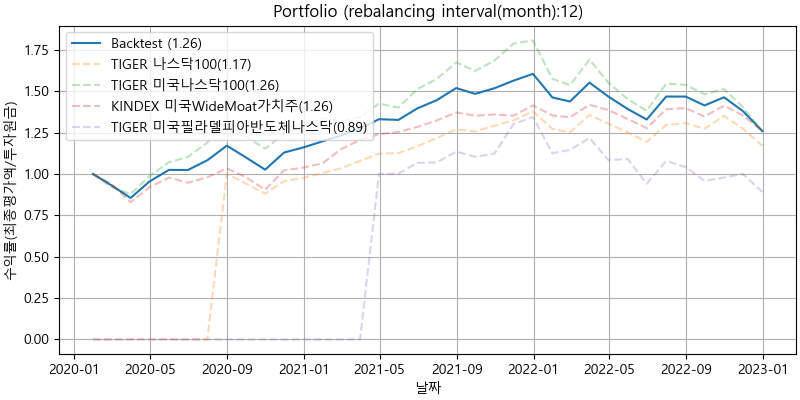

Reproduce this figure in Python.
# %%
'''
https://j-smallworld.tistory.com/15
리밸런싱 백테스트
'''
import requests
import json 
import pandas as pd 
from bs4 import BeautifulSoup
import re
from datetime import datetime, timedelta
from dateutil.relativedelta import relativedelta
import numpy as np

import matplotlib as rc
rc.use('TkAgg')
import matplotlib.pyplot as plt
import platform
if platform.system() == 'Darwin': #맥
    plt.rcParams['font.family'] ='AppleGothic'
elif platform.system() == 'Windows': #윈도우
    plt.rcParams['font.family'] = 'Malgun Gothic'
elif platform.system() == 'Linux': #리눅스
    plt.rcParams['font.family'] = 'Malgun Gothic' 
plt.rcParams['axes.unicode_minus'] = False #한글 폰트 사용시 마이너스 폰트 깨짐 해결


# 종목코드별 상장일
def get_stock_origintime(code): 
    """ 
    Naver 금융 데이터 페이지를 크롤링하여 특정 종목의 상장일 획득
    :param code: 종목 코드 
    :return: 종목코드 시작일자(origintime) 
    """ 
    
    stock_data = []
    url = "https://fchart.stock.naver.com/sise.nhn?symbol={}&timeframe=day&count=1&requestType=0".format(code) 
    html = requests.get(url).text 
    soup = BeautifulSoup(html, "xml") 
    origintime = soup.select_one("chartdata")['origintime'] 
     
    return origintime


# 주가 데이터 조회
def get_stock_data(code, from_date, to_date):
    """
    Naver 금융 데이터 페이지를 크롤링하여 주가 기록 조회
    :param code: 종목 코드
    :param from_date: 조회 시작일자
    :param to_date: 조회 종료일자
    :return: 해당 종목 코드의 일자, 시가, 고가, 저가, 종가, 거래량 데이터프레임
    """

    from_date = str(from_date)
    to_date = str(to_date)
    count = (datetime.today() - datetime.strptime(from_date, "%Y%m%d")).days + 1
    
    stock_data = []
    url = "https://fchart.stock.naver.com/sise.nhn?symbol={}&timeframe=day&count={}&requestType=0".format(code, count)
    html = requests.get(url).text
    soup = BeautifulSoup(html, "xml")
    data = soup.findAll('item')
    for row in data:
        daily_history = re.findall(r"[-+]?\d*\.\d+|\d+", str(row))
        if int(daily_history[0]) >= int(from_date) and int(daily_history[0]) <= int(to_date):
            daily_history[0] = datetime.strptime(daily_history[0], "%Y%m%d")
            daily_history[1] = float(daily_history[1])
            daily_history[2] = float(daily_history[2])
            daily_history[3] = float(daily_history[3])
            daily_history[4] = float(daily_history[4])
            daily_history[5] = float(daily_history[5])
            stock_data.append(daily_history)

    df = pd.DataFrame(stock_data, columns=['date', 'price', 'high', 'low', 'close', 'vol'])
    df.set_index(keys='date', inplace=True)
    return df


# 리밸런싱 하는 경우
def buy_stock(money, stock_price, last_stock_num, stock_rate):
    '''
    총 평가금액을 기준으로 설정 비율대로 리밸런싱 수행
    '''
    if stock_price == 0:
        return money, 0, 0  

    stock_num = money * stock_rate // stock_price
    stock_money = stock_num * stock_price
    if last_stock_num < stock_num:
        fee = 0.00015 # 매수 수수료
    else:
        fee = 0.0023 # 매도 수수료
    buy_sell_fee = abs(last_stock_num - stock_num) * stock_price * fee
    while stock_num > 0 and money < (stock_money + buy_sell_fee):
        stock_num -= 1
        stock_money = stock_num * stock_price
        buy_sell_fee = abs(last_stock_num - stock_num) * stock_price * fee

    money -= (stock_money + buy_sell_fee)
    return money, stock_num, stock_money


# 월 적립만 하는 경우
def buy_stock_more(money, stock_price, last_stock_num, stock_rate):
    '''
    StockInfo.json 에서 interval_month 을 0으로 설정하는 경우
    기존 구매한 종목에 대해서는 리밸런싱 하지 않고
    추가 투자 금액만 가지고 비율대로 매수만 수행
    '''
    if stock_price == 0:
        return money, 0, 0

    stock_num = money * stock_rate // stock_price
    stock_money = stock_num * stock_price
    if last_stock_num < stock_num:
        fee = 0.001 # 매수 수수료
    else:
        fee = 0.001 # 매도 수수료
    buy_sell_fee = stock_num * stock_price * fee
    while stock_num > 0 and money < (stock_money + buy_sell_fee):
        stock_num -= 1
        stock_money = stock_num * stock_price
        buy_sell_fee = stock_num * stock_price * fee
    money -= (stock_money + buy_sell_fee)

    # 추가 매수한 만큼 더해준다
    stock_num = stock_num + last_stock_num
    stock_money = stock_num * stock_price

    return money, stock_num, stock_money


def get_ratio(names, prices, ratios):
    '''
    상장일이 모두 다르기 때문에 특정 기간 동안에는 일부 종목이 매수되지 않게 된다.
    이때는 상장 되어있는 종목으로만 구성하여 자산 비율을 재계산 한다.
    예) 4개의 종목을 각각 25%씩 구성 -> 백테스팅 기간 중 앞에 1년은 두 개 종목만 상장되어 있는 상태.
       상장된 두 개의 종목 구성 비율을 50%로 설정하여 현금을 최대한 투자에 사용하도록 함.
    
    현금이 남더라도 기존 설정 비율대로만 매수하도록 테스트 할 경우, 이 함수 맨 마지막 한 줄을 다음과 같이 변경하여 사용
    return new_ratios --> return ratios
    '''
    total_ratio = 0
    new_ratios = []
    for name in names:
        if prices[name] > 0:
            total_ratio += ratios[names.index(name)]
            new_ratios.append(ratios[names.index(name)])
        else:
            new_ratios.append(0)

    for i in range(len(new_ratios)):
        new_ratios[i] = round(new_ratios[i] * 1 / total_ratio, 2)

    return new_ratios

def get_month_end_data(df):
    df.index = pd.to_datetime(df.index)  # 인덱스를 DatetimeIndex로 변환
    return df.resample('ME').last()

def calculate_sharpe_ratio_and_std(df, risk_free_rate=0.01):
    df.index = pd.to_datetime(df.index)  # 인덱스를 DatetimeIndex로 변환
    df['monthly_return'] = df['backtest'].pct_change().dropna()  # 월간 수익률 계산 후 결측치 제거
    
    # 월간 수익률의 평균 계산
    mean_monthly_return = df['monthly_return'].mean()
    
    # 월간 수익률의 표준편차 계산
    monthly_std_dev = df['monthly_return'].std()
    
    # 누적 수익률 계산
    cumulative_return = df['backtest'].iloc[-1] / df['backtest'].iloc[0] - 1
    
    # 연간 수익률 계산
    total_period_years = (df.index[-1] - df.index[0]).days / 365.25
    annual_return = (1 + cumulative_return) ** (1 / total_period_years) - 1
    
    # 연간 표준편차로 변환
    annual_std_dev = monthly_std_dev * np.sqrt(12)
    
    # 샤프 비율 계산
    sharpe_ratio = (annual_return - risk_free_rate) / annual_std_dev
    

    
    return round(sharpe_ratio, 2), round(annual_std_dev * 100, 2), round(annual_return, 2)


def back_test_portfolio(money: int, interval: int, start_day: str, end_day: str, stock_list, start_from_latest_stock: str):

    total_invest_money = money

    stock_code = []
    stock_name = []
    stock_ratio = []

    for sss in stock_list:
        stock_code.append(sss[0])
        stock_name.append(sss[1])
        stock_ratio.append(sss[2])

    if sum(stock_ratio) > 1:
        print("ERROR!!! sum of ratio is over than 1.0")
        return

    first_date = 0
    for i in stock_code:
        org_time = get_stock_origintime(i)
        if start_from_latest_stock == "true":
            if first_date == 0 or first_date < org_time:
                first_date = org_time
        else:
            if first_date == 0 or first_date > org_time:
                first_date = org_time

    # 백테스팅 시작 날짜가 주식 리스트 중 가장 첫 상장일보다 빠른 경우 보정
    if first_date > start_day:
        start_day = first_date
    
    start_date = datetime.strptime(start_day, '%Y%m%d')  # 조회시작일

    cal_days = (datetime.strptime(end_day, "%Y%m%d") - start_date).days
    
    df = pd.DataFrame() 

    for i in range(len(stock_code)): 
        df_close = get_stock_data(stock_code[i], start_day, end_day)['close']
        df_close = df_close.rename(stock_name[i])  # 열 이름을 종목 이름으로 변경
        df_close.index = pd.to_datetime(df_close.index)  # 인덱스를 DatetimeIndex로 변환
        df_close = get_month_end_data(df_close)  # 월말 데이터만 추출
        df = pd.merge(df, df_close, how='outer', left_index=True, right_index=True)


    df.columns = stock_name
    df.fillna(0, inplace=True)

    # 모든 주식이 상장된 이후의 날짜를 기준으로 필터링
    if start_from_latest_stock == "true":
        latest_start_date = max(pd.to_datetime([get_stock_origintime(code) for code in stock_code]))
        df = df[df.index >= latest_start_date]

    # 리밸런싱 날짜 리스트 저장
    rebalanceing_date_list = []
    while start_date <= df.index[-1]:
        temp_date = start_date
        while temp_date not in df.index and temp_date < df.index[-1]:
            temp_date += timedelta(days=1)  # 영업일이 아닐 경우 1일씩 증가.
        rebalanceing_date_list.append(temp_date)
        start_date += relativedelta(months=interval)  # interval 개월씩 증가.


    backtest_index = []
    backtest_data = []

    etf_num = {etf: 0 for etf in stock_name} # 구매한 ETF 개수
    prices = {etf: 0 for etf in stock_name} # 현재가
    etf_money = {etf: 0 for etf in stock_name} # 평가금액


    date_idx = 0
    for each in df.index:
        rebalnace_day = False
        if date_idx < len(rebalanceing_date_list) and each == rebalanceing_date_list[date_idx] and interval > 0:
            if (date_idx) % interval == 0:
                rebalnace_day = True
            date_idx += 1

        for stock in stock_name:
            prices[stock] = df[stock][each]
            # 리밸런싱 하는 달에는 총 금액 대비 비율 계산을 위해 보유 종목 매도 처리
            if rebalnace_day is True:
                money += etf_num[stock] * prices[stock]

        recal_ratio = get_ratio(stock_name, prices, stock_ratio)

        total = 0
        cal = 0

        for stock in stock_name:
            # 종목 매입
            try:
                if rebalnace_day is True:
                    # 리밸런싱 하는 경우, 전체 금액을 기준으로 투자 비율대로 매수
                    money, etf_num[stock], etf_money[stock] = buy_stock(money, prices[stock], etf_num[stock], recal_ratio[stock_name.index(stock)]/((1-cal) if cal < 1 else 1))
                else:
                    # 추가 매수만 하는 경우, 월 적립금을 기준으로 투자 비율대로 나누어 매수
                    money, etf_num[stock], etf_money[stock] = buy_stock_more(money, prices[stock], etf_num[stock], recal_ratio[stock_name.index(stock)]/((1-cal) if cal < 1 else 1))
            except Exception as e:
                print(e)

            if etf_num[stock] > 0:
                total += etf_money[stock] 
                cal += recal_ratio[stock_name.index(stock)]

        total += money
        backtest_index.append(each)
        backtest_data.append(int(total)/total_invest_money)


    backtest_df = pd.DataFrame(backtest_data, index=backtest_index, columns=['backtest'])

    # 최종 데이터 프레임, 3개의 지표와 백테스트 결과
    final_df = pd.concat([df, backtest_df], axis=1)

    # 시작점을 1로 통일함.
    for stock in stock_name:
        for pr in final_df[stock]:
            if pr > 0:
                final_df[stock] = final_df[stock] / pr
                break

    final_df.index = final_df.index.astype(str)
    final_df_dict = final_df.to_dict()

    # 샤프 비율, 표준편차, 연간 수익률 계산
    sharpe_ratio, annual_std_dev, annual_return = calculate_sharpe_ratio_and_std(final_df)

    return final_df, final_df_dict, sharpe_ratio, annual_std_dev, annual_return, total



def calculate_mdd(df):
    df['cumulative_max'] = df['backtest'].cummax()
    df['drawdown'] = df['backtest'] / df['cumulative_max'] - 1
    mdd = df['drawdown'].min()
    return mdd


def back_test(stock_info):  
    portfolio = stock_info['portfolio']
    start_from_latest_stock = stock_info['start_from_latest_stock']

    stock_list = portfolio['stock_list']
    balance = portfolio['balance']
    interval = portfolio['interval_month']
    start_date = portfolio['start_date']
    end_date = portfolio['end_date']

    # back_test_portfolio 호출 시 인자가 누락된 오류 수정
    final_df, final_df_dict, sharpe_ratio, annual_std_dev, annual_return, total_balance = back_test_portfolio(balance, interval, start_date, end_date, stock_list, start_from_latest_stock)
    
    # MDD 계산
    mdd = calculate_mdd(final_df)
    
    result = {'portfolio': final_df_dict, 'sharpe_ratio': sharpe_ratio, 'standard_deviation': annual_std_dev, 'annual_return': annual_return, 'total_balance': total_balance, 'mdd': mdd}
    
    bbox = dict( 
        boxstyle='square',
        facecolor='white',
    )

    plt.rcParams["figure.figsize"] = (8, 4)
    plt.subplots(constrained_layout=True)

    plt.title("Portfolio (rebalancing interval(month):" + str(interval) + ")")

    height = final_df['backtest'].iloc[-1]
    plt.plot(final_df['backtest'].index, final_df['backtest'], label='Backtest (%.2f)' % height)      

    stock_name = []
    for sss in stock_list:
        stock_name.append(sss[1])

    for stock in stock_name:
        height = final_df[stock].iloc[-1]
        plt.plot(final_df[stock].index, final_df[stock], label=stock + "(%.2f)" % height, linestyle='--', alpha=0.3)

    plt.ylabel("수익률(최종평가액/투자원금)")
    plt.xlabel("날짜")
    plt.legend(loc='upper left')
    plt.grid(True)

    plt.savefig("stock_backtest.png")

    # 결과를 JSON 파일로 저장 (덮어쓰기)
    with open('result.json', 'w', encoding='utf-8') as f:
        json.dump(result, f, ensure_ascii=False, indent=4)

    return result

# 클라이언트


client_json_data = {
    "start_from_latest_stock": "false",     #이게 true면 가장 늦게 상장된 걸 기준으로 백테스팅 ,false면 가장 먼저 상장된걸 기준으로 백테스팅
    "portfolio": {
        "stock_list": [
            ["360750", "TIGER 나스닥100", 0.25],
            ["133690", "TIGER 미국나스닥100", 0.25],
            ["309230", "KINDEX 미국WideMoat가치주", 0.25],
            ["381180", "TIGER 미국필라델피아반도체나스닥", 0.25]
        ],
        "balance": 1000000,
        "interval_month": 1,        #리밸런싱할 기간. 1달마다 다시 0.25퍼가 되도록 매수 매도를 진행
        "start_date": "20100101",
        "end_date": "20221231"
    }
}


result = back_test(client_json_data)
# %%
